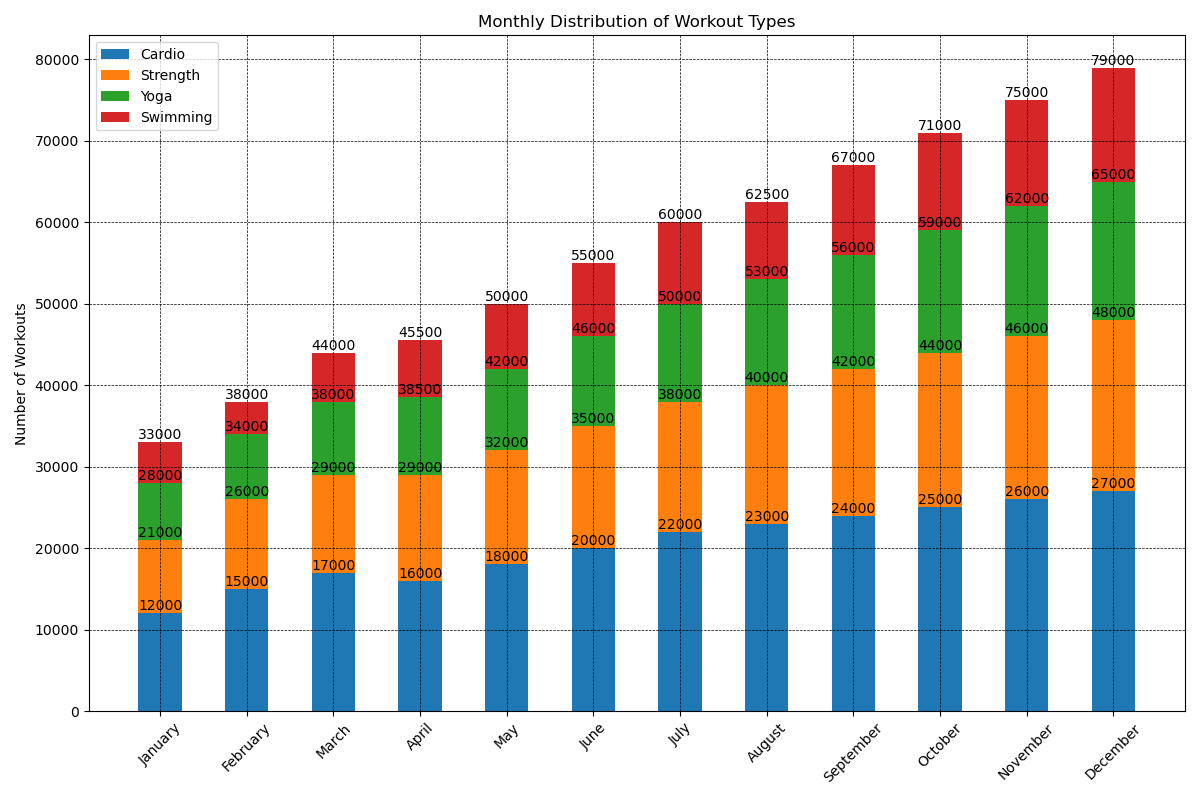

Source code (Python):

import matplotlib.pyplot as plt

# Data for plotting
months = ['January', 'February', 'March', 'April', 'May', 'June',
          'July', 'August', 'September', 'October', 'November', 'December']
cardio = [12000, 15000, 17000, 16000, 18000, 20000, 22000, 23000, 24000, 25000, 26000, 27000]
strength = [9000, 11000, 12000, 13000, 14000, 15000, 16000, 17000, 18000, 19000, 20000, 21000]
yoga = [7000, 8000, 9000, 9500, 10000, 11000, 12000, 13000, 14000, 15000, 16000, 17000]
swimming = [5000, 4000, 6000, 7000, 8000, 9000, 10000, 9500, 11000, 12000, 13000, 14000]

fig, ax = plt.subplots(figsize=(12, 8)) # change width and height of the chart

bar_width = 0.5 # change width of bars

# Plotting data
p1 = ax.bar(months, cardio, bar_width, color='#1f77b4', label='Cardio')
p2 = ax.bar(months, strength, bar_width, bottom=cardio, color='#ff7f0e', label='Strength')
p3 = ax.bar(months, yoga, bar_width, bottom=[i+j for i,j in zip(cardio, strength)], color='#2ca02c', label='Yoga')
p4 = ax.bar(months, swimming, bar_width, bottom=[i+j+k for i,j,k in zip(cardio, strength, yoga)], color='#d62728', label='Swimming')

ax.set_ylabel('Number of Workouts')
ax.set_title('Monthly Distribution of Workout Types')
ax.set_xticks([i for i in range(len(months))])  # Modify tick position
ax.set_xticklabels(months, rotation=45)
ax.legend()

# Adding numerical labels
for rect in p1 + p2 + p3 + p4:
    height = rect.get_height() + (rect.get_y() if rect.get_y() else 0)
    ax.text(rect.get_x() + rect.get_width() / 2., height,
            '%d' % int(height),
            ha='center', va='bottom')

# Customize the grid
plt.grid(which='major', linestyle='--', linewidth='0.5', color='black')
plt.tight_layout()  # Adjust layout to make room for labels
plt.show()
